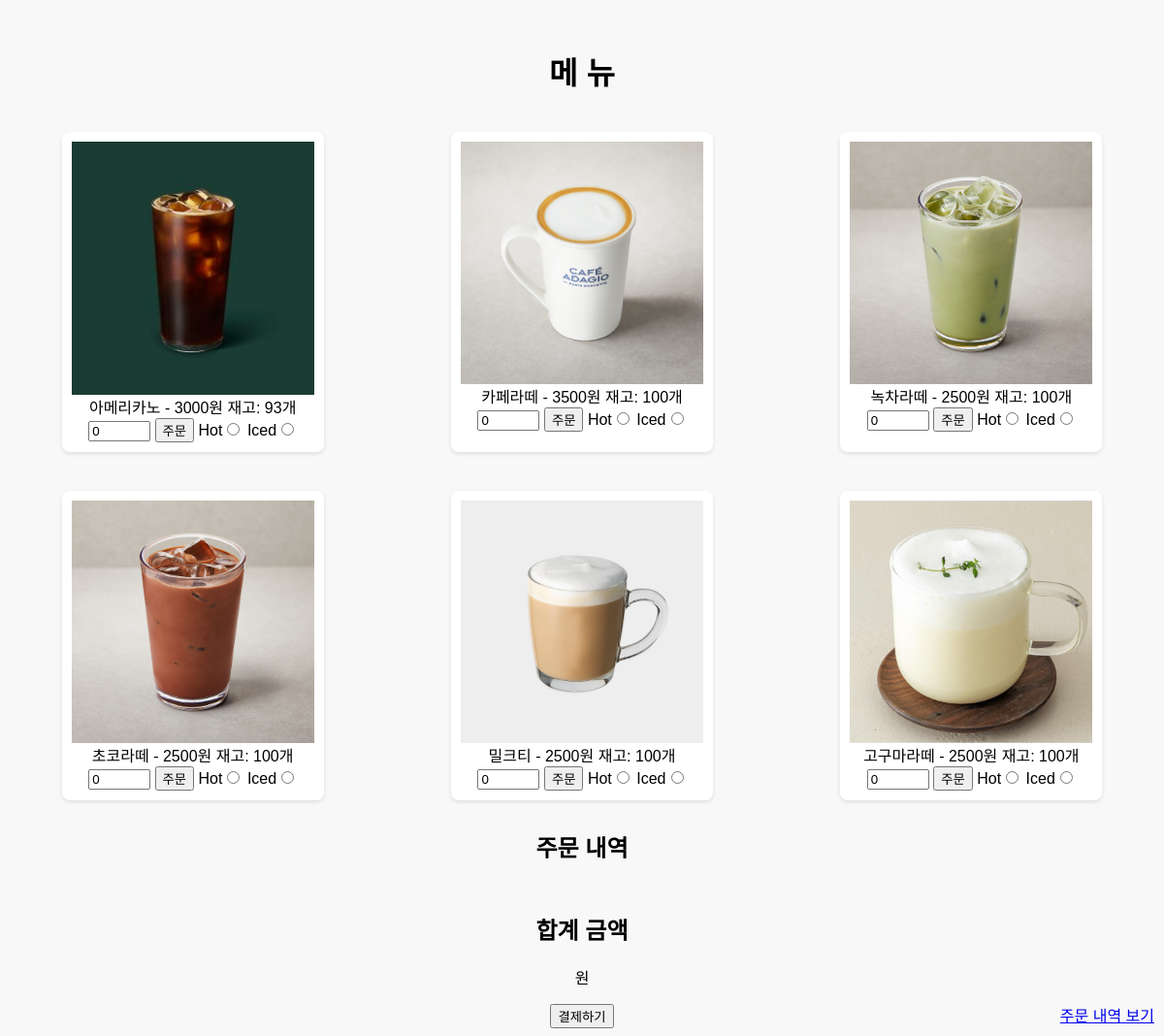
The app's page /main with its own data.
### pybo/models.py (models this page shows)
class MenuItem(db.Model):
    id = db.Column(db.Integer, primary_key=True)
    name = db.Column(db.String(128), nullable=False)
    price = db.Column(db.Integer, nullable=False)
    stock = db.Column(db.Integer, nullable=False)

### pybo/views/main_views.py (the view)
@bp.route('/main')
def main():
    menu_items = MenuItem.query.all()
    menu = {item.name: {'price': item.price, 'stock': item.stock} for item in menu_items}
    return render_template('menu.html', menu=menu)

### pybo/templates/menu.html (shortened to what this page needs)
<!DOCTYPE html>
<html>
<head>
    <link rel="stylesheet" href="{{ url_for('static', filename='style.css') }}">
</head>
<body>
    <h1>메 뉴</h1>
    <ul>
        {% for item, info in menu.items() %}
        <li>
            <img src="{{ url_for('static', filename='images/' + item.lower() + '.jpg') }}" alt="{{ item }}">
            {{ item }} - {{ info['price'] }}원
            재고: {{ info['stock'] }}개
            <form method="POST" action="/order">
                <input type="number" name="quantity" min="1" max="100" value="0">
                <input type="submit" value="주문">
                <label>Hot<input type="radio" name="temperature_{{ item }}" value="hot" required></label>
                <label>Iced<input type="radio" name="temperature_{{ item }}" value="iced" required></label>
            </form>
        </li>
        {% endfor %}
    </ul>
    <h2>주문 내역</h2>
    <h2>합계 금액</h2>
    <p>{{ total_price }}원</p>
    <form method="GET" action="/cart">
        <input type="submit" value="결제하기">
    </form>
    <a href="/orderlist">주문 내역 보기</a>
</body>
</html>

### pybo/static/style.css (style rules this page uses)
body { text-align: center; font-family: Arial, sans-serif; background-color: #f8f8f8; }
ul { list-style-type: none; padding: 0; display: inline-block; }
li { display: inline-block; margin: 10px; text-align: left; background-color: #fff; padding: 10px; border-radius: 8px; box-shadow: 0 2px 4px rgba(0, 0, 0, 0.1); }
li { text-align: center; margin: 10px; background-color: #fff; padding: 10px; border-radius: 8px; box-shadow: 0 2px 4px rgba(0, 0, 0, 0.1); width: 200px; display: block; margin: 10px auto; }
li { text-align: center; margin: 10px; background-color: #fff; padding: 20px; border-radius: 8px; box-shadow: 0 2px 4px rgba(0, 0, 0, 0.1); width: 250px; display: block; margin: 10px auto; }
a { position: fixed; bottom: 10px; right: 10px; }
li img { max-width: 100%; height: auto; }

### pybo/templates/menu.html (style rules this page uses)
h1 { margin-top: 50px; }
ul { list-style-type: none; margin-top: 30px; display: grid; grid-template-columns: repeat(3, 1fr); grid-gap: 20px; }
li { text-align: center; background-color: #fff; padding: 10px; border-radius: 8px; box-shadow: 0 2px 4px rgba(0, 0, 0, 0.1); }
li img { max-width: 100%; height: auto; display: block; margin: 0 auto; }

### records on screen
MenuItem: name (picture), name "아메리카노", price "3000", stock "93"
MenuItem: name (picture), name "카페라떼", price "3500", stock "100"
MenuItem: name (picture), name "녹차라떼", price "2500", stock "100"
MenuItem: name (picture), name "초코라떼", price "2500", stock "100"
MenuItem: shows a picture, name "밀크티", price "2500", stock "100"
MenuItem: name (picture), name "고구마라떼", price "2500", stock "100"
